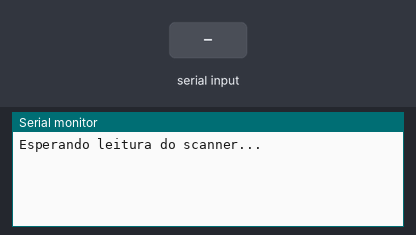
Bench run of a sketch on a simulated Arduino Uno, built with avr-gcc and run on an emulated ATmega328P. Parts: the last lines printed to the serial monitor. Inputs (shaded band) come from the test bench.

Above: at 1.2 s.
1.3 s: "1\n" received over the second serial link
At 2.3 s:
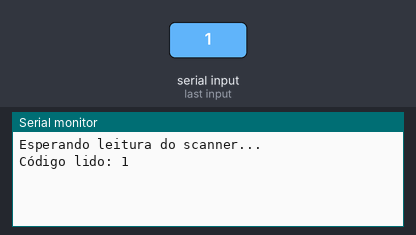
2.8 s: "0\n" received over the second serial link
At 3.4 s:
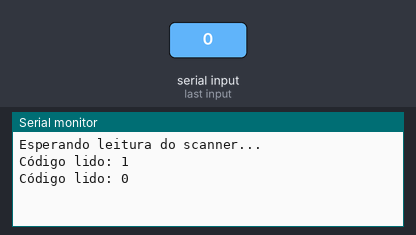
4.3 s: "2\n" received over the second serial link
At 5.8 s:
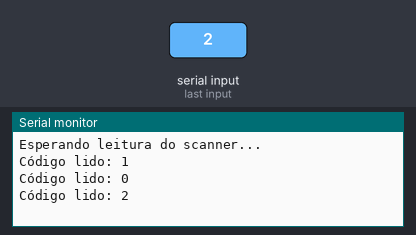

The sketch:

codeuart.ino
```cpp
#include <SoftwareSerial.h>

// RX, TX — só  RX para ler do leitor
SoftwareSerial scannerSerial(4, 5); // 4 = RX, 5 = TX (não usado)

void setup() {
  Serial.begin(115200); // Para debug no PC
  scannerSerial.begin(9600); // Baud rate do GM861S

  Serial.println("Esperando leitura do scanner...");
}

void loop() {
  if (scannerSerial.available()) {
    String codigo = scannerSerial.readStringUntil('\n');
    Serial.print("Código lido: ");
    Serial.println(codigo);
  }
}
```

Measured:
- after the input at 1.3 s, the serial monitor: prints a new line at once (image 1)
- after the input at 2.8 s, the serial monitor: prints a new line at once (image 2)
- after the input at 4.3 s, the serial monitor: prints a new line at once (image 3)
